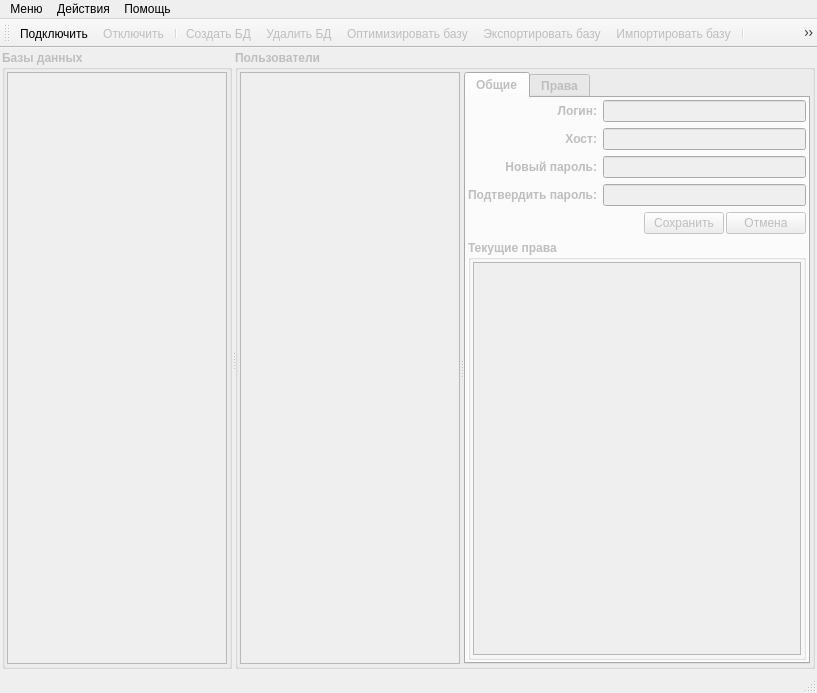
<?xml version="1.0" encoding="UTF-8"?>
<ui version="4.0">
 <class>DBAdmin</class>
 <widget class="QMainWindow" name="DBAdmin">
  <property name="geometry">
   <rect>
    <x>0</x>
    <y>0</y>
    <width>817</width>
    <height>693</height>
   </rect>
  </property>
  <property name="windowTitle">
   <string>Администратор базы данных Учет рабочих мест</string>
  </property>
  <property name="windowIcon">
   <iconset resource="icons.qrc">
    <normaloff>:/128x128/ico/Database_128x128.png</normaloff>:/128x128/ico/Database_128x128.png</iconset>
  </property>
  <widget class="QWidget" name="centralWidget">
   <layout class="QGridLayout" name="gridLayout_3">
    <property name="leftMargin">
     <number>2</number>
    </property>
    <property name="topMargin">
     <number>2</number>
    </property>
    <property name="rightMargin">
     <number>2</number>
    </property>
    <property name="bottomMargin">
     <number>2</number>
    </property>
    <property name="spacing">
     <number>2</number>
    </property>
    <item row="0" column="0">
     <widget class="QSplitter" name="splitterCentral">
      <property name="orientation">
       <enum>Qt::Horizontal</enum>
      </property>
      <property name="handleWidth">
       <number>3</number>
      </property>
      <widget class="QGroupBox" name="groupBoxDB">
       <property name="enabled">
        <bool>false</bool>
       </property>
       <property name="font">
        <font>
         <weight>75</weight>
         <bold>true</bold>
        </font>
       </property>
       <property name="title">
        <string>Базы данных</string>
       </property>
       <layout class="QVBoxLayout" name="verticalLayout">
        <property name="spacing">
         <number>2</number>
        </property>
        <property name="leftMargin">
         <number>2</number>
        </property>
        <property name="topMargin">
         <number>2</number>
        </property>
        <property name="rightMargin">
         <number>2</number>
        </property>
        <property name="bottomMargin">
         <number>2</number>
        </property>
        <item>
         <widget class="QListView" name="listViewDataBases">
          <property name="editTriggers">
           <set>QAbstractItemView::NoEditTriggers</set>
          </property>
         </widget>
        </item>
       </layout>
      </widget>
      <widget class="QGroupBox" name="groupBoxUsers">
       <property name="enabled">
        <bool>false</bool>
       </property>
       <property name="font">
        <font>
         <weight>75</weight>
         <bold>true</bold>
        </font>
       </property>
       <property name="title">
        <string>Пользователи</string>
       </property>
       <layout class="QGridLayout" name="gridLayout_2">
        <property name="leftMargin">
         <number>2</number>
        </property>
        <property name="topMargin">
         <number>2</number>
        </property>
        <property name="rightMargin">
         <number>2</number>
        </property>
        <property name="bottomMargin">
         <number>2</number>
        </property>
        <property name="spacing">
         <number>2</number>
        </property>
        <item row="0" column="0">
         <widget class="QSplitter" name="splitterUser">
          <property name="orientation">
           <enum>Qt::Horizontal</enum>
          </property>
          <widget class="QListView" name="usersView">
           <property name="editTriggers">
            <set>QAbstractItemView::NoEditTriggers</set>
           </property>
          </widget>
          <widget class="QTabWidget" name="userDataTabWidget">
           <property name="enabled">
            <bool>false</bool>
           </property>
           <property name="currentIndex">
            <number>0</number>
           </property>
           <widget class="QWidget" name="tabGeneral">
            <attribute name="title">
             <string>Общие</string>
            </attribute>
            <layout class="QVBoxLayout" name="verticalLayout_2" stretch="0">
             <property name="spacing">
              <number>2</number>
             </property>
             <property name="leftMargin">
              <number>2</number>
             </property>
             <property name="topMargin">
              <number>2</number>
             </property>
             <property name="rightMargin">
              <number>2</number>
             </property>
             <property name="bottomMargin">
              <number>2</number>
             </property>
             <item>
              <layout class="QGridLayout" name="gridLayout">
               <item row="5" column="0" colspan="3">
                <widget class="QGroupBox" name="groupBox">
                 <property name="title">
                  <string>Текущие права</string>
                 </property>
                 <layout class="QVBoxLayout" name="verticalLayout_5">
                  <property name="spacing">
                   <number>2</number>
                  </property>
                  <property name="leftMargin">
                   <number>2</number>
                  </property>
                  <property name="topMargin">
                   <number>2</number>
                  </property>
                  <property name="rightMargin">
                   <number>2</number>
                  </property>
                  <property name="bottomMargin">
                   <number>2</number>
                  </property>
                  <item>
                   <widget class="QPlainTextEdit" name="showGrantsUser">
                    <property name="lineWrapMode">
                     <enum>QPlainTextEdit::NoWrap</enum>
                    </property>
                    <property name="readOnly">
                     <bool>true</bool>
                    </property>
                    <property name="centerOnScroll">
                     <bool>false</bool>
                    </property>
                   </widget>
                  </item>
                 </layout>
                </widget>
               </item>
               <item row="3" column="2">
                <widget class="QLineEdit" name="lineEditConfirmPass">
                 <property name="echoMode">
                  <enum>QLineEdit::Password</enum>
                 </property>
                </widget>
               </item>
               <item row="1" column="0" colspan="2">
                <widget class="QLabel" name="label_2">
                 <property name="text">
                  <string>Хост:</string>
                 </property>
                 <property name="alignment">
                  <set>Qt::AlignRight|Qt::AlignTrailing|Qt::AlignVCenter</set>
                 </property>
                </widget>
               </item>
               <item row="1" column="2">
                <widget class="QLineEdit" name="lineEditHost"/>
               </item>
               <item row="2" column="2">
                <widget class="QLineEdit" name="lineEditNewPass">
                 <property name="echoMode">
                  <enum>QLineEdit::Password</enum>
                 </property>
                </widget>
               </item>
               <item row="0" column="0" colspan="2">
                <widget class="QLabel" name="label">
                 <property name="text">
                  <string>Логин:</string>
                 </property>
                 <property name="alignment">
                  <set>Qt::AlignRight|Qt::AlignTrailing|Qt::AlignVCenter</set>
                 </property>
                </widget>
               </item>
               <item row="3" column="0" colspan="2">
                <widget class="QLabel" name="label_4">
                 <property name="text">
                  <string>Подтвердить пароль:</string>
                 </property>
                 <property name="alignment">
                  <set>Qt::AlignRight|Qt::AlignTrailing|Qt::AlignVCenter</set>
                 </property>
                </widget>
               </item>
               <item row="2" column="0" colspan="2">
                <widget class="QLabel" name="label_3">
                 <property name="text">
                  <string>Новый пароль:</string>
                 </property>
                 <property name="alignment">
                  <set>Qt::AlignRight|Qt::AlignTrailing|Qt::AlignVCenter</set>
                 </property>
                </widget>
               </item>
               <item row="0" column="2">
                <widget class="QLineEdit" name="lineEditLogin"/>
               </item>
               <item row="4" column="0" colspan="3">
                <layout class="QHBoxLayout" name="horizontalLayout">
                 <property name="spacing">
                  <number>2</number>
                 </property>
                 <item>
                  <spacer name="horizontalSpacer">
                   <property name="orientation">
                    <enum>Qt::Horizontal</enum>
                   </property>
                   <property name="sizeHint" stdset="0">
                    <size>
                     <width>40</width>
                     <height>20</height>
                    </size>
                   </property>
                  </spacer>
                 </item>
                 <item>
                  <widget class="QPushButton" name="saveEditButton">
                   <property name="enabled">
                    <bool>false</bool>
                   </property>
                   <property name="font">
                    <font>
                     <weight>50</weight>
                     <bold>false</bold>
                    </font>
                   </property>
                   <property name="text">
                    <string>Сохранить</string>
                   </property>
                   <property name="icon">
                    <iconset resource="icons.qrc">
                     <normaloff>:/32x32/ico/save_accept_32x32.png</normaloff>:/32x32/ico/save_accept_32x32.png</iconset>
                   </property>
                  </widget>
                 </item>
                 <item>
                  <widget class="QPushButton" name="revertEditButton">
                   <property name="enabled">
                    <bool>false</bool>
                   </property>
                   <property name="font">
                    <font>
                     <weight>50</weight>
                     <bold>false</bold>
                    </font>
                   </property>
                   <property name="text">
                    <string>Отмена</string>
                   </property>
                   <property name="icon">
                    <iconset resource="icons.qrc">
                     <normaloff>:/32x32/ico/save_delete_32x32.png</normaloff>:/32x32/ico/save_delete_32x32.png</iconset>
                   </property>
                  </widget>
                 </item>
                </layout>
               </item>
              </layout>
             </item>
            </layout>
           </widget>
           <widget class="QWidget" name="tabPermission">
            <attribute name="title">
             <string>Права</string>
            </attribute>
            <layout class="QVBoxLayout" name="verticalLayout_4">
             <property name="spacing">
              <number>2</number>
             </property>
             <property name="leftMargin">
              <number>2</number>
             </property>
             <property name="topMargin">
              <number>2</number>
             </property>
             <property name="rightMargin">
              <number>2</number>
             </property>
             <property name="bottomMargin">
              <number>2</number>
             </property>
             <item>
              <layout class="QHBoxLayout" name="horizontalLayout_2">
               <item>
                <widget class="QLabel" name="label_5">
                 <property name="sizePolicy">
                  <sizepolicy hsizetype="Fixed" vsizetype="Preferred">
                   <horstretch>0</horstretch>
                   <verstretch>0</verstretch>
                  </sizepolicy>
                 </property>
                 <property name="text">
                  <string>База данных:</string>
                 </property>
                 <property name="alignment">
                  <set>Qt::AlignRight|Qt::AlignTrailing|Qt::AlignVCenter</set>
                 </property>
                </widget>
               </item>
               <item>
                <widget class="QComboBox" name="comboBoxDataBases">
                 <property name="font">
                  <font>
                   <weight>50</weight>
                   <bold>false</bold>
                  </font>
                 </property>
                 <property name="editable">
                  <bool>false</bool>
                 </property>
                 <property name="currentText">
                  <string/>
                 </property>
                </widget>
               </item>
              </layout>
             </item>
             <item>
              <widget class="QGroupBox" name="groupBoxAccess">
               <property name="enabled">
                <bool>false</bool>
               </property>
               <property name="title">
                <string/>
               </property>
               <layout class="QVBoxLayout" name="verticalLayout_3">
                <item>
                 <widget class="QRadioButton" name="isFullAccess">
                  <property name="text">
                   <string>Полный доступ</string>
                  </property>
                  <property name="checked">
                   <bool>true</bool>
                  </property>
                 </widget>
                </item>
                <item>
                 <widget class="QRadioButton" name="isReadOnly">
                  <property name="text">
                   <string>Только чтение</string>
                  </property>
                 </widget>
                </item>
                <item>
                 <widget class="QRadioButton" name="isRemoveGrants">
                  <property name="text">
                   <string>Удалить права</string>
                  </property>
                 </widget>
                </item>
               </layout>
              </widget>
             </item>
             <item>
              <layout class="QHBoxLayout" name="horizontalLayout_3">
               <item>
                <spacer name="horizontalSpacer_2">
                 <property name="orientation">
                  <enum>Qt::Horizontal</enum>
                 </property>
                 <property name="sizeHint" stdset="0">
                  <size>
                   <width>40</width>
                   <height>20</height>
                  </size>
                 </property>
                </spacer>
               </item>
               <item>
                <widget class="QPushButton" name="setAccessButton">
                 <property name="enabled">
                  <bool>false</bool>
                 </property>
                 <property name="font">
                  <font>
                   <weight>50</weight>
                   <bold>false</bold>
                  </font>
                 </property>
                 <property name="text">
                  <string>Применить</string>
                 </property>
                 <property name="icon">
                  <iconset resource="icons.qrc">
                   <normaloff>:/16x16/ico/apply_16x16.png</normaloff>:/16x16/ico/apply_16x16.png</iconset>
                 </property>
                </widget>
               </item>
              </layout>
             </item>
             <item>
              <spacer name="verticalSpacer_2">
               <property name="orientation">
                <enum>Qt::Vertical</enum>
               </property>
               <property name="sizeHint" stdset="0">
                <size>
                 <width>20</width>
                 <height>366</height>
                </size>
               </property>
              </spacer>
             </item>
            </layout>
           </widget>
          </widget>
         </widget>
        </item>
       </layout>
      </widget>
     </widget>
    </item>
   </layout>
  </widget>
  <widget class="QMenuBar" name="menuBar">
   <property name="geometry">
    <rect>
     <x>0</x>
     <y>0</y>
     <width>817</width>
     <height>21</height>
    </rect>
   </property>
   <widget class="QMenu" name="menu">
    <property name="title">
     <string>Меню</string>
    </property>
    <addaction name="actionConnectToServer"/>
    <addaction name="actionDisconnectFromServer"/>
    <addaction name="separator"/>
    <addaction name="actionExit"/>
   </widget>
   <widget class="QMenu" name="menu_2">
    <property name="title">
     <string>Действия</string>
    </property>
    <addaction name="actionCreateDB"/>
    <addaction name="actionDeleteDB"/>
    <addaction name="actionOptimizekDB"/>
    <addaction name="actionExportDB"/>
    <addaction name="actionImportDB"/>
    <addaction name="separator"/>
    <addaction name="actionCreateUser"/>
    <addaction name="actionDeleteUser"/>
   </widget>
   <widget class="QMenu" name="menu_3">
    <property name="title">
     <string>Помощь</string>
    </property>
    <addaction name="actionAbout"/>
   </widget>
   <addaction name="menu"/>
   <addaction name="menu_2"/>
   <addaction name="menu_3"/>
  </widget>
  <widget class="QToolBar" name="mainToolBar">
   <property name="enabled">
    <bool>true</bool>
   </property>
   <attribute name="toolBarArea">
    <enum>TopToolBarArea</enum>
   </attribute>
   <attribute name="toolBarBreak">
    <bool>false</bool>
   </attribute>
   <addaction name="actionConnectToServer"/>
   <addaction name="actionDisconnectFromServer"/>
   <addaction name="separator"/>
   <addaction name="actionCreateDB"/>
   <addaction name="actionDeleteDB"/>
   <addaction name="actionOptimizekDB"/>
   <addaction name="actionExportDB"/>
   <addaction name="actionImportDB"/>
   <addaction name="separator"/>
   <addaction name="actionCreateUser"/>
   <addaction name="actionDeleteUser"/>
  </widget>
  <widget class="QStatusBar" name="statusBar"/>
  <action name="actionConnectToServer">
   <property name="icon">
    <iconset resource="icons.qrc">
     <normaloff>:/32x32/ico/connect_creating_32x32.png</normaloff>:/32x32/ico/connect_creating_32x32.png</iconset>
   </property>
   <property name="text">
    <string>Подключить</string>
   </property>
   <property name="toolTip">
    <string>Подключение к серверу</string>
   </property>
  </action>
  <action name="actionDisconnectFromServer">
   <property name="enabled">
    <bool>false</bool>
   </property>
   <property name="icon">
    <iconset resource="icons.qrc">
     <normaloff>:/32x32/ico/connect_no_32x32.png</normaloff>:/32x32/ico/connect_no_32x32.png</iconset>
   </property>
   <property name="text">
    <string>Отключить</string>
   </property>
   <property name="toolTip">
    <string>Отключиться от сервера</string>
   </property>
  </action>
  <action name="actionCreateDB">
   <property name="enabled">
    <bool>false</bool>
   </property>
   <property name="icon">
    <iconset resource="icons.qrc">
     <normaloff>:/32x32/ico/add-to-database_32x32.png</normaloff>:/32x32/ico/add-to-database_32x32.png</iconset>
   </property>
   <property name="text">
    <string>Создать БД</string>
   </property>
   <property name="toolTip">
    <string>Создать новую БД</string>
   </property>
  </action>
  <action name="actionDeleteDB">
   <property name="enabled">
    <bool>false</bool>
   </property>
   <property name="icon">
    <iconset resource="icons.qrc">
     <normaloff>:/32x32/ico/remove-from-database_32x32.png</normaloff>:/32x32/ico/remove-from-database_32x32.png</iconset>
   </property>
   <property name="text">
    <string>Удалить БД</string>
   </property>
   <property name="toolTip">
    <string>Удаление выбранной базы данных</string>
   </property>
  </action>
  <action name="actionCreateUser">
   <property name="enabled">
    <bool>false</bool>
   </property>
   <property name="icon">
    <iconset resource="icons.qrc">
     <normaloff>:/16x16/ico/add_user_16x16.png</normaloff>:/16x16/ico/add_user_16x16.png</iconset>
   </property>
   <property name="text">
    <string>Создать  пользователя</string>
   </property>
   <property name="toolTip">
    <string>Создание нового пользователя</string>
   </property>
  </action>
  <action name="actionDeleteUser">
   <property name="enabled">
    <bool>false</bool>
   </property>
   <property name="icon">
    <iconset resource="icons.qrc">
     <normaloff>:/16x16/ico/delete_user_16x16.png</normaloff>:/16x16/ico/delete_user_16x16.png</iconset>
   </property>
   <property name="text">
    <string>Удалить пользователя</string>
   </property>
   <property name="toolTip">
    <string>Удаление выбранного пользователя</string>
   </property>
  </action>
  <action name="actionExit">
   <property name="icon">
    <iconset resource="icons.qrc">
     <normaloff>:/16x16/ico/exit_16x16.png</normaloff>:/16x16/ico/exit_16x16.png</iconset>
   </property>
   <property name="text">
    <string>Выход</string>
   </property>
   <property name="toolTip">
    <string>Выход</string>
   </property>
  </action>
  <action name="actionAbout">
   <property name="icon">
    <iconset resource="icons.qrc">
     <normaloff>:/32x32/ico/info_32x32.png</normaloff>:/32x32/ico/info_32x32.png</iconset>
   </property>
   <property name="text">
    <string>О программе</string>
   </property>
   <property name="toolTip">
    <string>Сведения о программе</string>
   </property>
  </action>
  <action name="actionExportDB">
   <property name="enabled">
    <bool>false</bool>
   </property>
   <property name="icon">
    <iconset resource="icons.qrc">
     <normaloff>:/32x32/ico/Database-Upload.png</normaloff>:/32x32/ico/Database-Upload.png</iconset>
   </property>
   <property name="text">
    <string>Экспортировать базу</string>
   </property>
   <property name="toolTip">
    <string>Экспортировать базу данных</string>
   </property>
  </action>
  <action name="actionImportDB">
   <property name="enabled">
    <bool>false</bool>
   </property>
   <property name="icon">
    <iconset resource="icons.qrc">
     <normaloff>:/32x32/ico/download-database.png</normaloff>:/32x32/ico/download-database.png</iconset>
   </property>
   <property name="text">
    <string>Импортировать базу</string>
   </property>
   <property name="toolTip">
    <string>Импортировать базу данных</string>
   </property>
  </action>
  <action name="actionOptimizekDB">
   <property name="enabled">
    <bool>false</bool>
   </property>
   <property name="icon">
    <iconset resource="icons.qrc">
     <normaloff>:/32x32/ico/accept-database.png</normaloff>:/32x32/ico/accept-database.png</iconset>
   </property>
   <property name="text">
    <string>Оптимизировать базу</string>
   </property>
   <property name="toolTip">
    <string>Выполнить оптимизацию базы данных</string>
   </property>
  </action>
 </widget>
 <layoutdefault spacing="6" margin="11"/>
 <tabstops>
  <tabstop>listViewDataBases</tabstop>
  <tabstop>usersView</tabstop>
  <tabstop>userDataTabWidget</tabstop>
  <tabstop>lineEditLogin</tabstop>
  <tabstop>lineEditHost</tabstop>
  <tabstop>lineEditNewPass</tabstop>
  <tabstop>lineEditConfirmPass</tabstop>
  <tabstop>saveEditButton</tabstop>
  <tabstop>revertEditButton</tabstop>
  <tabstop>showGrantsUser</tabstop>
  <tabstop>comboBoxDataBases</tabstop>
  <tabstop>isFullAccess</tabstop>
  <tabstop>isReadOnly</tabstop>
  <tabstop>isRemoveGrants</tabstop>
  <tabstop>setAccessButton</tabstop>
 </tabstops>
 <resources>
  <include location="icons.qrc"/>
 </resources>
 <connections>
  <connection>
   <sender>actionExit</sender>
   <signal>triggered()</signal>
   <receiver>DBAdmin</receiver>
   <slot>close()</slot>
   <hints>
    <hint type="sourcelabel">
     <x>-1</x>
     <y>-1</y>
    </hint>
    <hint type="destinationlabel">
     <x>408</x>
     <y>346</y>
    </hint>
   </hints>
  </connection>
 </connections>
</ui>
